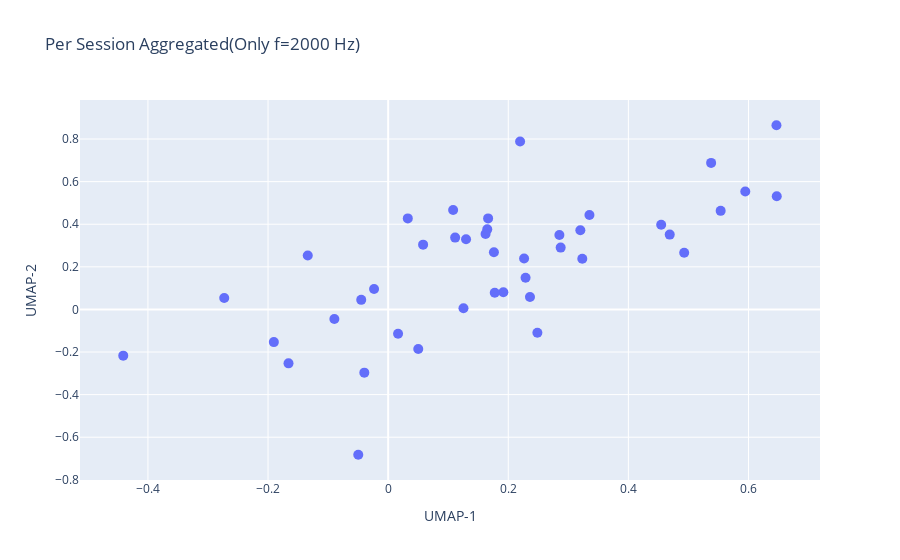

Write notebook code for a chart like this one.
### Code cell
from lib.open_set.aggregate import aggregate_by_session_per_freq
freq = 1

emb_train_ses, y_train_ses, train_grp = aggregate_by_session_per_freq(train[0], train[1], train[2], train_freq, freq)        
emb_val_ses, y_val_ses, val_grp = aggregate_by_session_per_freq(val[0], val[1], val[2], val_freq, freq)
emb_test_ses, y_test_ses, test_grp = aggregate_by_session_per_freq(test[0], test[1], test[2], test_freq, freq)
emb_imp_ses, y_imp_ses, imp_grp = aggregate_by_session_per_freq(imp[0], imp[1], imp[2], imp_freq, freq)

group = []
for i, j in zip(y_train_ses, train_grp):
    if int(i) < 10:
        group.append(f"user_0{i}_session_{j}")
    else:
        group.append(f"user_{i}_session_{j}")
train_grp = np.array(group)

group = []
for i, j in zip(y_val_ses, val_grp):
    if int(i) < 10:
        group.append(f"user_0{i}_session_{j}")
    else:
        group.append(f"user_{i}_session_{j}")
val_grp = np.array(group)

group = []
for i, j in zip(y_test_ses, test_grp):
    if int(i) < 10:
        group.append(f"user_0{i}_session_{j}")
    else:
        group.append(f"user_{i}_session_{j}")
test_grp = np.array(group)

group = []
for i, j in zip(y_imp_ses, imp_grp):
    if int(i) < 10:
        group.append(f"user_0{i}_session_{j}")
    else:
        group.append(f"user_{i}_session_{j}")
imp_grp = np.array(group)

all_emb = torch.cat([emb_train_ses, emb_val_ses, emb_test_ses, emb_imp_ses], dim = 0)
all_users = np.concatenate([y_train_ses, y_val_ses, y_test_ses, y_imp_ses],axis = 0)
all_sessions = np.concatenate([train_grp, val_grp, test_grp, imp_grp], axis = 0)

import umap

umap_model = umap.UMAP(
    n_neighbors = 15,
    min_dist = 0.1,
    n_components = 2,
    metric = "cosine",   
    random_state = 19
)

umap_model.fit_transform(emb_train_ses)
emb_u = umap_model.transform(all_emb)

import matplotlib.pyplot as plt
import plotly.graph_objects as go

fig = go.Figure(
    data = go.Scatter(
        x = all_emb[:, 0], 
        y = all_emb[:, 1],
        mode = "markers",
        marker = dict(size = 10),
        text = all_sessions,         
        hoverinfo = "text"
    )
)

fig.update_layout(
    title = "Per Session Aggregated(Only f=2000 Hz)",
    xaxis_title = "UMAP-1",
    yaxis_title = "UMAP-2",
)

fig.show()

### Figure 1 — Plotly figure (JSON) as saved in the notebook; plotly's stock layout.template omitted (floating-point values rounded to 4 significant figures)
{"data": [{"hoverinfo": "text", "marker": {"size": 10}, "mode": "markers", "text": ["user_18_session_3", "user_18_session_2", "user_08_session_6", "user_08_session_2", "user_11_session_2", "user_11_session_3", "user_12_session_2", "user_12_session_3", "user_14_session_1", "user_03_session_1", "user_07_session_1", "user_07_session_3", "user_14_session_2", "user_03_session_2", "user_08_session_1", "user_18_session_4", "user_11_session_4", "user_12_session_1", "user_03_session_3", "user_14_session_3", "user_07_session_2", "user_08_session_4", "user_18_session_1", "user_11_session_1", "user_12_session_4", "user_14_session_4", "user_03_session_4", "user_07_session_4", "user_08_session_5", "user_08_session_3", "user_02_session_1", "user_15_session_1", "user_02_session_2", "user_15_session_2", "user_05_session_2", "user_05_session_1", "user_13_session_2", "user_04_session_2", "user_13_session_1", "user_04_session_1", "user_10_session_1", "user_10_session_2"], "type": "scatter", "x": [-0.04975, 0.2485, 0.2288, 0.4546, 0.1918, 0.6466, 0.2362, 0.1115, 0.1082, 0.1665, 0.3352, 0.1775, 0.5378, 0.165, -0.04482, -0.1903, 0.2264, 0.05013, 0.6471, -0.08956, 0.5946, 0.03272, -0.1659, 0.1254, -0.03967, 0.2851, 0.32, 0.5537, -0.2729, 0.0582, -0.02346, 0.4929, 0.3233, 0.2197, 0.1297, 0.4689, 0.01651, -0.1339, 0.1622, 0.2873, -0.4411, 0.1761], "y": [-0.6823, -0.1096, 0.1486, 0.3977, 0.08034, 0.8648, 0.05839, 0.3372, 0.4672, 0.4274, 0.4434, 0.07838, 0.688, 0.376, 0.04504, -0.1534, 0.2392, -0.1857, 0.5317, -0.04462, 0.5533, 0.4274, -0.2532, 0.005738, -0.2967, 0.3496, 0.3715, 0.4628, 0.05355, 0.3042, 0.09603, 0.2665, 0.2379, 0.7882, 0.3298, 0.3513, -0.1145, 0.2532, 0.3544, 0.2902, -0.217, 0.2687]}], "layout": {"title": {"text": "Per Session Aggregated(Only f=2000 Hz)"}, "xaxis": {"title": {"text": "UMAP-1"}}, "yaxis": {"title": {"text": "UMAP-2"}}}}
